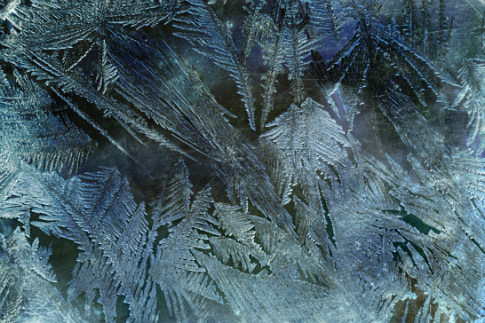
#> input picture src/degmani/degmani_utils/frost/frost6.jpg, 485 x 323 px, given as the content of the folder /data/SSD/datasets/COCO/data/val2017/images, which was not available
$ python generate_coco_corrupted.py   (older library calls are emulated)
#> lines starting #> are read from the running program, lines starting #| are printed output that depends on the picture; pictures that were not available may be replaced by others from this repository, and a replacement may not be noted
### src/degmani/degmani_utils/io.py
import numpy as np
import cv2
import os
import glob
import re
import pickle as pkl
import datetime
import json
import yaml
from pathlib import Path
from typing import List, Optional, Sequence
import random

img_formats = ('.bmp', '.jpg', '.jpeg', '.png', '.tif', '.tiff', '.dng')

# [150 lines left out: functions load_img_from_folder_sampled, increment_path, gen_time_stamp, mkdir, load_files_folder, load_files_folder_list and 1 more, not called in this run]

def load_img_from_folder_list(
        path: str,
) -> List:
    file_list = []
    for root, dirs, files in os.walk(path):
        for file in files:
            if any(strtocheck in file.lower() for strtocheck in img_formats):
                file_list.append(os.path.join(root, file))
    return file_list
    """ end of function ---------------------------------------------------------------------------------------------"""

def file_to_img(filepath: str):
    img = cv2.imread(filepath)  # BGR
    return img
    """ end of function ---------------------------------------------------------------------------------------------"""

# [16 lines left out: function load_files_folder_recursive, not called in this run]

class NumpyEncoder(json.JSONEncoder):
    # [60 lines left out: functions default, load_json, save_json, yaml_load, not called in this run]

### src/degmani/degmani_utils/image_corruptions.py
"""
Code for image corruption based on: https://github.com/hendrycks/robustness/tree/master/ImageNet-C/imagenet_c

Code is modified by authors of this paper/repo to support arbitrary image sizes.

https://github.com/asharakeh/probdet/blob/master/src/probabilistic_inference/image_corruptions.py
"""
import ctypes
import cv2
import numpy as np
import skimage as sk
from io import BytesIO
from PIL import Image as PILImage
from pkg_resources import resource_filename
from scipy.ndimage import zoom as scizoom
from scipy.ndimage.interpolation import map_coordinates

from skimage.filters import gaussian
from wand.image import Image as WandImage
from wand.api import library as wandlibrary


# [13 lines left out: function disk, not called in this run]


# Tell Python about the C method
wandlibrary.MagickMotionBlurImage.argtypes = (ctypes.c_void_p,  # wand
                                              ctypes.c_double,  # radius
                                              ctypes.c_double,  # sigma
                                              ctypes.c_double)  # angle


# Extend wand.image.Image class to include method signature
class MotionImage(WandImage):
    def motion_blur(self, radius=0.0, sigma=0.0, angle=0.0):
        wandlibrary.MagickMotionBlurImage(self.wand, radius, sigma, angle)


# modification of
# https://github.com/FLHerne/mapgen/blob/master/diamondsquare.py
# [72 lines left out: functions plasma_fractal, clipped_zoom, not called in this run]


# /////////////// End Corruption Helpers ///////////////


# /////////////// Corruptions ///////////////

def gaussian_noise(x, severity=1):
    c = [.08, .12, 0.18, 0.26, 0.38][severity - 1]

    x = np.array(x) / 255.
    return np.clip(x + np.random.normal(size=x.shape, scale=c), 0, 1) * 255


# [356 lines left out: functions shot_noise, impulse_noise, speckle_noise, gaussian_blur, glass_blur, defocus_blur and 12 more, not called in this run]


# /////////////// End Corruptions ///////////////

corruption_tuple = (
    gaussian_noise,
    shot_noise,
    impulse_noise,
    defocus_blur,
    glass_blur,
    motion_blur,
    zoom_blur,
    snow,
    frost,
    fog,
    brightness,
    contrast,
    elastic_transform,
    pixelate,
    jpeg_compression,
    speckle_noise,
    gaussian_blur,
    spatter,
    saturate)

corruption_dict = {
    corr_func.__name__: corr_func for corr_func in corruption_tuple}

### scripts/dataset/generate_coco_corrupted.py
import argparse
import random
from pathlib import Path

import cv2
import numpy as np
from PIL import Image
from tqdm import tqdm

from degmani.degmani_utils.image_corruptions import corruption_dict, corruption_tuple
from degmani.degmani_utils.io import file_to_img, load_img_from_folder_list


DEFAULT_CORRUPTION_LEVELS = [1, 2, 3, 4, 5]
DEFAULT_DATASET_DIR = "/data/SSD/datasets/COCO/data/val2017"


def corrupt(image_rgb, severity=1, corruption_name=None, corruption_number=None):
    if corruption_number is not None:
        corruption_fn = corruption_tuple[corruption_number]
    elif corruption_name is not None:
        corruption_fn = corruption_dict[corruption_name]
    else:
        raise ValueError("Either corruption_name or corruption_number must be passed.")

    corrupted = corruption_fn(Image.fromarray(image_rgb), severity)
    if corrupted.shape != image_rgb.shape:
        raise AssertionError("Output image is not the same size as input image.")

    return np.uint8(corrupted)


def collect_image_paths(dataset_dirs, image_subfolder):
    img_files = []
    for dataset_dir in dataset_dirs:
        image_dir = Path(dataset_dir) / image_subfolder
        print(f"loading images from {image_dir}")
        img_files.extend(load_img_from_folder_list(image_dir))

    return sorted(img_files)


def output_dir_for(dataset_dir, corruption_level):
    output_dir = Path(dataset_dir).expanduser() / f"images_c{corruption_level}"
    output_dir.mkdir(parents=True, exist_ok=True)
    return output_dir


def load_rgb_image(img_path):
    img_bgr = file_to_img(img_path)
    if img_bgr is None:
        raise ValueError(f"Could not load image: {img_path}")

    return cv2.cvtColor(img_bgr, cv2.COLOR_BGR2RGB)


def save_rgb_image(path, image_rgb):
    image_bgr = cv2.cvtColor(image_rgb, cv2.COLOR_RGB2BGR)
    if not cv2.imwrite(str(path), image_bgr):
        raise IOError(f"Could not write image: {path}")


def prepare_corrupted_dataset(opt):
    print("prepare_corrupted_dataset :: start")

    img_files = collect_image_paths(opt.dataset_dir, opt.img_subfolder_name)
    print(f"dataset directories: {opt.dataset_dir}")
    print(f"all imgs: {len(img_files)}")

    if not img_files:
        raise ValueError("No images found.")

    for corruption_level in opt.corruption_levels:
        print(f"Generating corrupted data at corruption level {corruption_level}")

        for img_path in tqdm(img_files, total=len(img_files)):
            path_helper = Path(img_path)
            image_rgb = load_rgb_image(img_path)

            corrupt_img = corrupt(
                image_rgb,
                severity=corruption_level,
                corruption_name=opt.corruption_name,
                corruption_number=opt.corruption_number,
            )

            if opt.save_img:
                output_dir = output_dir_for(path_helper.parent.parent, corruption_level)
                save_rgb_image(output_dir / path_helper.name, corrupt_img)

            if opt.show_img:
                cv2.imshow("original", cv2.cvtColor(image_rgb, cv2.COLOR_RGB2BGR))
                cv2.imshow(f"{opt.corruption_name} severity {corruption_level}", cv2.cvtColor(corrupt_img, cv2.COLOR_RGB2BGR))
                cv2.waitKey(0)

    cv2.destroyAllWindows()
    print("prepare_corrupted_dataset :: end")


def parse_args():
    parser = argparse.ArgumentParser()
    parser.add_argument(
        "--dataset_dir",
        nargs="+",
        default=[DEFAULT_DATASET_DIR],
        help="Parent dataset directory containing the image subfolder.",
    )
    parser.add_argument("--img_subfolder_name", type=str, default="images", help="Image subfolder name.")
    parser.add_argument(
        "--corruption_levels",
        nargs="+",
        type=int,
        default=DEFAULT_CORRUPTION_LEVELS,
        help="Corruption severity levels to generate.",
    )
    parser.add_argument(
        "--corruption_name",
        type=str,
        default="gaussian_noise",
        choices=sorted(corruption_dict),
        help="Corruption function to apply.",
    )
    parser.add_argument(
        "--corruption_number",
        type=int,
        default=None,
        choices=range(len(corruption_tuple)),
        help="Corruption index to apply instead of corruption_name.",
    )
    parser.add_argument("--show_img", action=argparse.BooleanOptionalAction, default=False, help="Show generated images.")
    parser.add_argument("--save_img", action=argparse.BooleanOptionalAction, default=True, help="Save generated images.")
    return parser.parse_args()


if __name__ == "__main__":
    np.random.seed(0)
    random.seed(0)

    opt = parse_args()
    print("***********************************************************************************************************")
    print("Options:")
    for arg in vars(opt):
        print(f"{arg}: {getattr(opt, arg)}")
    print("***********************************************************************************************************")

    prepare_corrupted_dataset(opt)
#> in file_to_img, img is the input picture: shape (323, 485, 3); mean B, G, R 104.5, 95.4, 71.4
#> in gaussian_noise, `x = np.array(x) / 255.`:
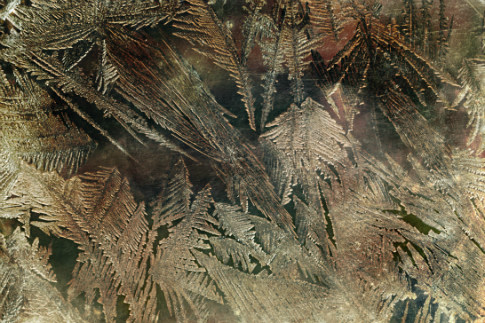
#> x: shape (323, 485, 3) float64; mean of channels 0, 1, 2 0.28, 0.374, 0.41; drawn as B, G, R
#> in gaussian_noise, `return np.clip(x + np.random.normal(size=x.shape, scale=c), 0, 1) * 255`:
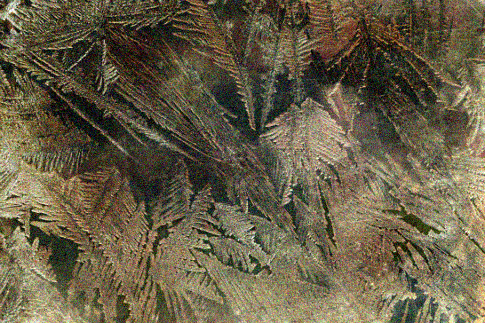
#> returned value: shape (323, 485, 3) float64; mean of channels 0, 1, 2 71.7, 95.6, 104.6; drawn as B, G, R
#> in save_rgb_image, `image_bgr = cv2.cvtColor(image_rgb, cv2.COLOR_RGB2BGR)`:
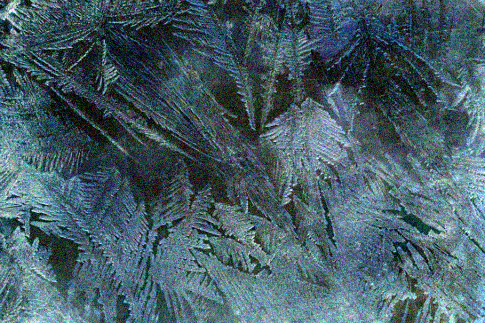
#> image_bgr: shape (323, 485, 3); mean B, G, R 104.2, 95.1, 71.2
